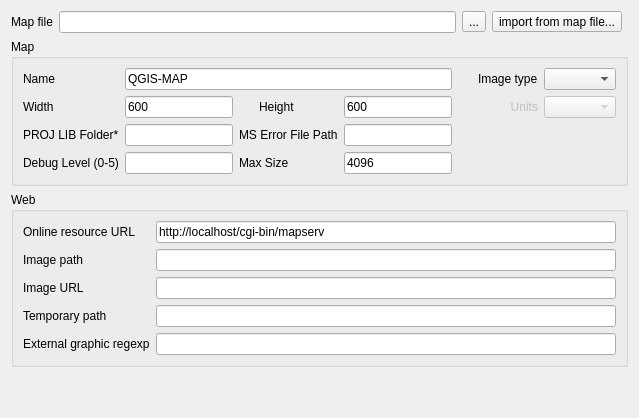
     <widget class="QWidget" name="tabGeneral">
      <attribute name="title">
       <string>General</string>
      </attribute>
      <layout class="QGridLayout" name="gridLayout_3">
       <item row="1" column="0" colspan="5">
        <widget class="QGroupBox" name="grpMap">
         <property name="sizePolicy">
          <sizepolicy hsizetype="Preferred" vsizetype="Fixed">
           <horstretch>0</horstretch>
           <verstretch>0</verstretch>
          </sizepolicy>
         </property>
         <property name="title">
          <string>Map</string>
         </property>
         <layout class="QGridLayout" name="gridLayout_2">
          <item row="4" column="2">
           <widget class="QLabel" name="label_31">
            <property name="text">
             <string>Max Size</string>
            </property>
           </widget>
          </item>
          <item row="0" column="0">
           <widget class="QLabel" name="label1">
            <property name="toolTip">
             <string/>
            </property>
            <property name="text">
             <string>Name</string>
            </property>
            <property name="buddy">
             <cstring>txtGeneralMapName</cstring>
            </property>
           </widget>
          </item>
          <item row="4" column="1">
           <widget class="QLineEdit" name="txtMetadataMapDebugLevel"/>
          </item>
          <item row="4" column="0">
           <widget class="QLabel" name="label_30">
            <property name="text">
             <string>Debug Level (0-5)</string>
            </property>
           </widget>
          </item>
          <item row="1" column="1">
           <widget class="QLineEdit" name="txtGeneralMapWidth">
            <property name="text">
             <string notr="true">600</string>
            </property>
           </widget>
          </item>
          <item row="0" column="5">
           <widget class="QComboBox" name="cmbGeneralMapImageType"/>
          </item>
          <item row="1" column="4">
           <widget class="QLabel" name="label4">
            <property name="enabled">
             <bool>false</bool>
            </property>
            <property name="text">
             <string>Units</string>
            </property>
            <property name="alignment">
             <set>Qt::AlignRight|Qt::AlignTrailing|Qt::AlignVCenter</set>
            </property>
            <property name="buddy">
             <cstring>cmbGeneralMapUnits</cstring>
            </property>
           </widget>
          </item>
          <item row="1" column="2">
           <widget class="QLabel" name="label3">
            <property name="text">
             <string>Height</string>
            </property>
            <property name="indent">
             <number>20</number>
            </property>
            <property name="buddy">
             <cstring>txtGeneralMapHeight</cstring>
            </property>
           </widget>
          </item>
          <item row="0" column="1" colspan="3">
           <widget class="QLineEdit" name="txtGeneralMapName">
            <property name="toolTip">
             <string/>
            </property>
            <property name="text">
             <string notr="true">QGIS-MAP</string>
            </property>
           </widget>
          </item>
          <item row="2" column="0">
           <widget class="QLabel" name="label_9">
            <property name="text">
             <string>PROJ LIB Folder*</string>
            </property>
           </widget>
          </item>
          <item row="2" column="1">
           <widget class="QLineEdit" name="txtGeneralMapProjLibFolder"/>
          </item>
          <item row="1" column="5">
           <widget class="QComboBox" name="cmbGeneralMapUnits">
            <property name="enabled">
             <bool>false</bool>
            </property>
           </widget>
          </item>
          <item row="1" column="3">
           <widget class="QLineEdit" name="txtGeneralMapHeight">
            <property name="text">
             <string notr="true">600</string>
            </property>
           </widget>
          </item>
          <item row="1" column="0">
           <widget class="QLabel" name="label2">
            <property name="text">
             <string>Width</string>
            </property>
            <property name="buddy">
             <cstring>txtOutputFormatDriver_1</cstring>
            </property>
           </widget>
          </item>
          <item row="0" column="4">
           <widget class="QLabel" name="label5">
            <property name="text">
             <string>Image type</string>
            </property>
            <property name="indent">
             <number>20</number>
            </property>
            <property name="buddy">
             <cstring>cmbGeneralMapImageType</cstring>
            </property>
           </widget>
          </item>
          <item row="2" column="3">
           <widget class="QLineEdit" name="txtMetadataMapMsErrorFilePath"/>
          </item>
          <item row="2" column="2">
           <widget class="QLabel" name="label_29">
            <property name="text">
             <string>MS Error File Path</string>
            </property>
           </widget>
          </item>
          <item row="4" column="3">
           <widget class="QLineEdit" name="txtGeneralMapMaxSize">
            <property name="text">
             <string>4096</string>
            </property>
           </widget>
          </item>
         </layout>
        </widget>
       </item>
       <item row="0" column="2">
        <widget class="QToolButton" name="btnChooseFile">
         <property name="text">
          <string>...</string>
         </property>
        </widget>
       </item>
       <item row="2" column="0" colspan="5">
        <widget class="QGroupBox" name="groupBox_2">
         <property name="sizePolicy">
          <sizepolicy hsizetype="Preferred" vsizetype="Fixed">
           <horstretch>0</horstretch>
           <verstretch>0</verstretch>
          </sizepolicy>
         </property>
         <property name="title">
          <string>Web</string>
         </property>
         <layout class="QGridLayout" name="gridLayout_4">
          <item row="0" column="0">
           <widget class="QLabel" name="label6">
            <property name="minimumSize">
             <size>
              <width>80</width>
              <height>0</height>
             </size>
            </property>
            <property name="text">
             <string>Online resource URL</string>
            </property>
            <property name="buddy">
             <cstring>txtOutputFormatName_2</cstring>
            </property>
           </widget>
          </item>
          <item row="0" column="1">
           <widget class="QLineEdit" name="txtGeneralWebServerUrl">
            <property name="toolTip">
             <string>The URL to the mapserver executable.

For example: 
http://my.host.com/cgi-bin/mapserv.exe</string>
            </property>
            <property name="text">
             <string notr="true">http://localhost/cgi-bin/mapserv</string>
            </property>
           </widget>
          </item>
          <item row="1" column="0">
           <widget class="QLabel" name="label6_5">
            <property name="minimumSize">
             <size>
              <width>80</width>
              <height>0</height>
             </size>
            </property>
            <property name="text">
             <string>Image path</string>
            </property>
            <property name="buddy">
             <cstring>txtOutputFormatName_2</cstring>
            </property>
           </widget>
          </item>
          <item row="1" column="1">
           <widget class="QLineEdit" name="txtGeneralWebImagePath">
            <property name="toolTip">
             <string>Path to the temporary directory for writing temporary files and images. Must be writable by the user the web server is running as. Must end with a / or depending on your platform.</string>
            </property>
            <property name="text">
             <string notr="true"/>
            </property>
           </widget>
          </item>
          <item row="3" column="0">
           <widget class="QLabel" name="label6_4">
            <property name="minimumSize">
             <size>
              <width>80</width>
              <height>0</height>
             </size>
            </property>
            <property name="text">
             <string>Temporary path</string>
            </property>
            <property name="buddy">
             <cstring>txtOutputFormatName_2</cstring>
            </property>
           </widget>
          </item>
          <item row="4" column="0">
           <widget class="QLabel" name="label6_7">
            <property name="minimumSize">
             <size>
              <width>80</width>
              <height>0</height>
             </size>
            </property>
            <property name="toolTip">
             <string extracomment="Validation block regexp to allow external graphic use"/>
            </property>
            <property name="text">
             <string>External graphic regexp</string>
            </property>
            <property name="buddy">
             <cstring>txtOutputFormatName_2</cstring>
            </property>
           </widget>
          </item>
          <item row="4" column="1">
           <widget class="QLineEdit" name="txtGeneralExternalGraphicRegexp">
            <property name="toolTip">
             <string/>
            </property>
            <property name="text">
             <string notr="true"/>
            </property>
           </widget>
          </item>
          <item row="3" column="1">
           <widget class="QLineEdit" name="txtGeneralWebTempPath">
            <property name="toolTip">
             <string/>
            </property>
            <property name="text">
             <string notr="true"/>
            </property>
           </widget>
          </item>
          <item row="2" column="0">
           <widget class="QLabel" name="label6_6">
            <property name="minimumSize">
             <size>
              <width>80</width>
              <height>0</height>
             </size>
            </property>
            <property name="text">
             <string>Image URL</string>
            </property>
            <property name="buddy">
             <cstring>txtOutputFormatName_2</cstring>
            </property>
           </widget>
          </item>
          <item row="2" column="1">
           <widget class="QLineEdit" name="txtGeneralWebImageUrl">
            <property name="toolTip">
             <string>Base URL for &quot;Image path&quot;.
This is the URL that will take the web browser to &quot;Image path&quot; to get the images.</string>
            </property>
            <property name="text">
             <string notr="true"/>
            </property>
           </widget>
          </item>
         </layout>
        </widget>
       </item>
       <item row="0" column="3">
        <widget class="QToolButton" name="toolButtonImportMapFile">
         <property name="text">
          <string>import from map file...</string>
         </property>
        </widget>
       </item>
       <item row="0" column="0">
        <widget class="QLabel" name="label">
         <property name="text">
          <string>Map file</string>
         </property>
         <property name="buddy">
          <cstring>txtMapFilePath</cstring>
         </property>
        </widget>
       </item>
       <item row="0" column="1">
        <widget class="QLineEdit" name="txtMapFilePath">
         <property name="toolTip">
          <string>Name for the map file to be created from the QGIS project file</string>
         </property>
         <property name="text">
          <string notr="true"/>
         </property>
        </widget>
       </item>
       <item row="3" column="0">
        <spacer name="verticalSpacer_2">
         <property name="orientation">
          <enum>Qt::Vertical</enum>
         </property>
         <property name="sizeHint" stdset="0">
          <size>
           <width>20</width>
           <height>40</height>
          </size>
         </property>
        </spacer>
       </item>
      </layout>
     </widget>
